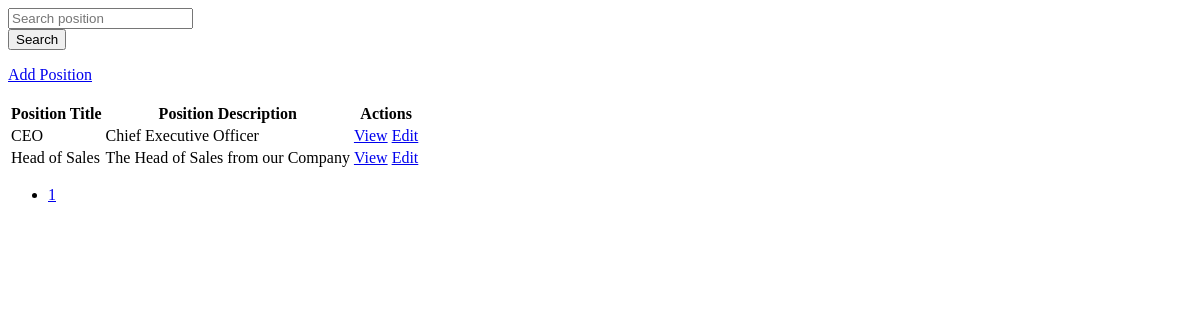
Page /en/company/position/ (signed in) on the earlier database version.
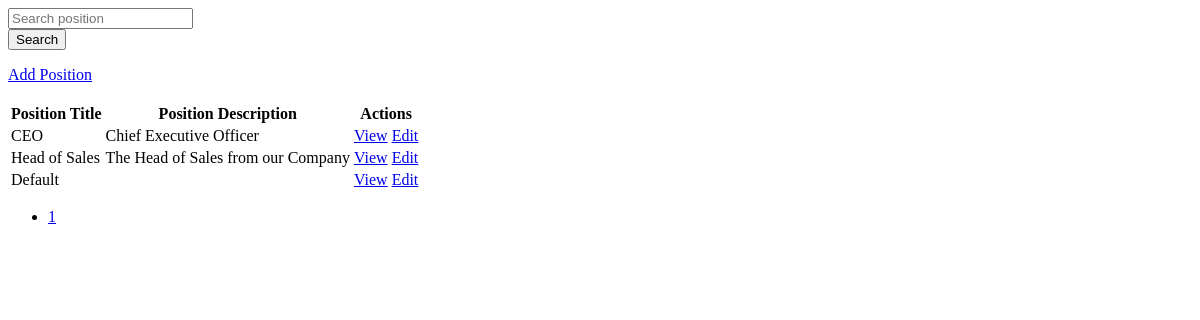
Same page on the later database version.
### apps/company/models.py (models this page shows, shortened)
class Position(models.Model):
    title = models.CharField(max_length=100, default='')
    description = models.CharField(max_length=100, default='')

### apps/company/views.py (the view)
# urls.py: path('position/', views.position_list, name='position_list'),
@login_required
def position_list(request):
    search_query = request.GET.get('search', '')
    positions = Position.objects.filter(
        Q(title__icontains=search_query)
    ).order_by('id')
    paginator = Paginator(positions, 10)  # Show 10 positions per page
    page_number = request.GET.get('page')
    page_obj = paginator.get_page(page_number)
    return render(request, 'apps/company/position_list.html', {'page_obj': page_obj})

### templates/apps/company/position_list.html (shortened to what this page needs)
{% load i18n %}
{% block content %}
<div class="d-flex justify-content-between align-items-center">
    <form method="GET" action="{% url 'employees:position_list' %}" class="input-icon my-3 my-lg-0">
        <input type="text" class="form-control" name="search" placeholder="{% trans 'Search position' %}">
        <div class="input-icon-addon">
            <button type="submit" class="btn btn-primary">{% trans 'Search' %}</button>
        </div>
    </form>
    <a href="{% url 'employees:create_position' %}" class="btn btn-success">
        {% trans "Add Position" %}
    </a>
</div>
<div class="table-responsive">
    <table class="table card-table table-vcenter text-nowrap">
        <thead>
            <tr>
                <th>{% trans "Position Title" %}</th>
                <th>{% trans "Position Description" %}</th>
                <th>{% trans "Actions" %}</th>
            </tr>
        </thead>
        <tbody>
            {% for position in page_obj %}
            <tr>
                <td>{{ position.title }}</td>
                <td>{{ position.description }}</td>
                <td>
                    <a href="{% url 'employees:position_detail' position.pk %}" class="btn btn-secondary btn-sm">{% trans "View" %}</a>
                    <a href="{% url 'employees:edit_position' position.pk %}" class="btn btn-primary btn-sm">{% trans "Edit" %}</a>
                </td>
            </tr>
            {% endfor %}
        </tbody>
    </table>
</div>
<div class="card-footer d-flex">
    <ul class="pagination">
        {% for i in page_obj.paginator.page_range %}
            <li class="page-item {% if page_obj_position.number == i %}active{% endif %}">
                <a class="page-link" href="?position_page={{ i }}#positions">{{ i }}</a>
            </li>
        {% endfor %}
    </ul>
</div>
{% endblock %}

Differences in the rows shown:
added Position: title "Default"
